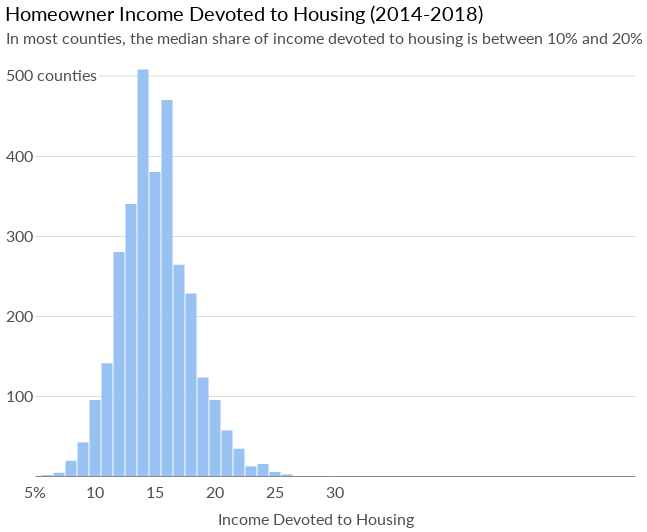

The notebook cell this image was saved under:
### Code cell
mort_inc_dist

### Figure 1 — Vega-Lite specification as saved in the notebook (floating-point values rounded to 4 significant figures)
{"width": 600, "height": 400, "background": "white", "config": {"title": {"fontWeight": "normal", "fontSize": 20, "anchor": "start", "font": "Lato", "offset": 5}, "axisX": {"grid": false, "labelFont": "Lato", "labelFontSize": 16, "labelAngle": 0, "labelPadding": 10, "ticks": false, "tickSize": 5, "title": null, "titleFont": "Lato", "titleFontSize": 16, "titleFontWeight": "normal", "titleY": 30, "titleX": 280}, "axisY": {"grid": true, "gridOpacity": 1, "labelFont": "Lato", "labelFontSize": 16, "labelLimit": 100, "labelAlign": "left", "labelPadding": 20, "ticks": false, "title": null, "titleFont": "Lato", "titleFontWeight": "normal", "titleFontSize": 16, "titleAlign": "left", "titleAngle": 0, "titleY": -20, "titleX": -20, "domainWidth": 0}, "view": {"strokeOpacity": 0}}, "layer": [{"data": {"name": "data-8f7c72f0624d4b6aca37da8d24e8e19f"}, "mark": {"type": "rule", "opacity": 0.15}, "encoding": {"x": {"type": "quantitative", "field": "x1", "scale": {"domain": [10, 50]}}, "x2": {"field": "x2"}, "y": {"type": "quantitative", "field": "y1"}}}, {"data": {"name": "data-3bd123076f21c18d652abc9e5e9f723d"}, "mark": {"type": "bar", "color": "#97c2f2", "size": 11}, "encoding": {"x": {"type": "quantitative", "axis": {"labelOpacity": 0, "titleOpacity": 0.7, "titleY": 35}, "field": "Bin", "title": "Income Devoted to Housing"}, "y": {"type": "quantitative", "axis": {"labelOpacity": 0.7, "labelPadding": 30, "titleOpacity": 0.7, "titleX": -30, "titleY": -30, "values": [100, 200, 300, 400]}, "field": "Count", "scale": {"domain": [0, 500]}, "title": "In most counties, the median share of income devoted to housing is between 10% and 20%"}}, "title": "Homeowner Income Devoted to Housing (2014-2018)"}, {"data": {"name": "data-55b86b2343210df69ef3121c1ef72d35"}, "mark": {"type": "text", "dx": 0, "dy": 17, "font": "lato", "fontSize": 16, "opacity": 0.7}, "encoding": {"text": {"type": "nominal", "field": "text"}, "x": {"type": "quantitative", "field": "x"}, "y": {"type": "quantitative", "field": "y"}}}, {"data": {"name": "data-9173c0de8e8f4907406a62ec014a25fd"}, "mark": {"type": "text", "dx": -44, "dy": 0, "font": "lato", "fontSize": 16, "opacity": 0.7}, "encoding": {"text": {"type": "nominal", "field": "text"}, "x": {"type": "quantitative", "field": "x", "scale": {"domain": [10, 50]}}, "y": {"type": "quantitative", "field": "y"}}}], "$schema": "https://vega.github.io/schema/vega-lite/v4.0.0.json", "datasets": {"data-8f7c72f0624d4b6aca37da8d24e8e19f": [{"x1": 10.3, "x2": 55, "y1": 500}], "data-3bd123076f21c18d652abc9e5e9f723d": [{"Bin": 16.0, "Count": 470}, {"Bin": 17.0, "Count": 264}, {"Bin": 13.0, "Count": 340}, {"Bin": 11.0, "Count": 141}, {"Bin": 14.0, "Count": 508}, {"Bin": 12.0, "Count": 280}, {"Bin": 10.0, "Count": 95}, {"Bin": 15.0, "Count": 380}, {"Bin": 21.0, "Count": 57}, {"Bin": 19.0, "Count": 123}, {"Bin": 9.0, "Count": 42}, {"Bin": 8.0, "Count": 19}, {"Bin": 20.0, "Count": 95}, {"Bin": 18.0, "Count": 228}, {"Bin": 22.0, "Count": 34}, {"Bin": 23.0, "Count": 12}, {"Bin": 25.0, "Count": 5}, {"Bin": 24.0, "Count": 15}, {"Bin": 7.0, "Count": 4}, {"Bin": 26.0, "Count": 2}, {"Bin": 6.0, "Count": 1}], "data-55b86b2343210df69ef3121c1ef72d35": [{"x": 5, "y": 0, "text": "   5%"}, {"x": 10, "y": 0, "text": "10"}, {"x": 15, "y": 0, "text": "15"}, {"x": 20, "y": 0, "text": "20"}, {"x": 25, "y": 0, "text": "25"}, {"x": 30, "y": 0, "text": "30"}], "data-9173c0de8e8f4907406a62ec014a25fd": [{"x": 10, "y": 500, "text": "500 counties"}]}}
